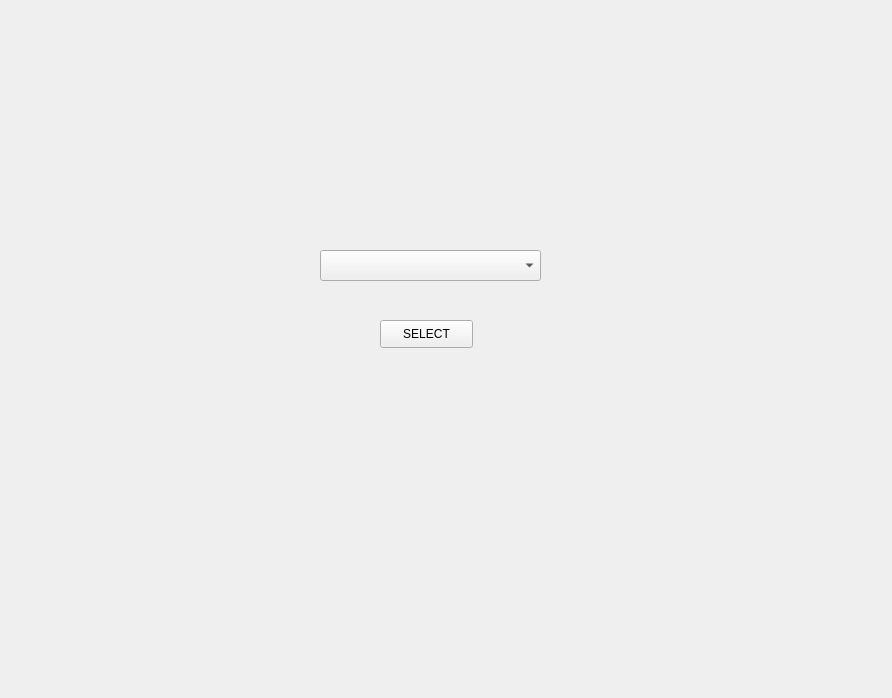
<?xml version="1.0" encoding="UTF-8"?>
<ui version="4.0">
 <class>QtGuiClass</class>
 <widget class="QWidget" name="QtGuiClass">
  <property name="geometry">
   <rect>
    <x>0</x>
    <y>0</y>
    <width>892</width>
    <height>698</height>
   </rect>
  </property>
  <property name="windowTitle">
   <string>QtGuiClass</string>
  </property>
  <widget class="QPushButton" name="button">
   <property name="geometry">
    <rect>
     <x>380</x>
     <y>320</y>
     <width>93</width>
     <height>28</height>
    </rect>
   </property>
   <property name="text">
    <string>SELECT</string>
   </property>
  </widget>
  <widget class="QComboBox" name="comboBox">
   <property name="geometry">
    <rect>
     <x>320</x>
     <y>250</y>
     <width>221</width>
     <height>31</height>
    </rect>
   </property>
  </widget>
 </widget>
 <layoutdefault spacing="6" margin="11"/>
 <resources/>
 <connections/>
</ui>
